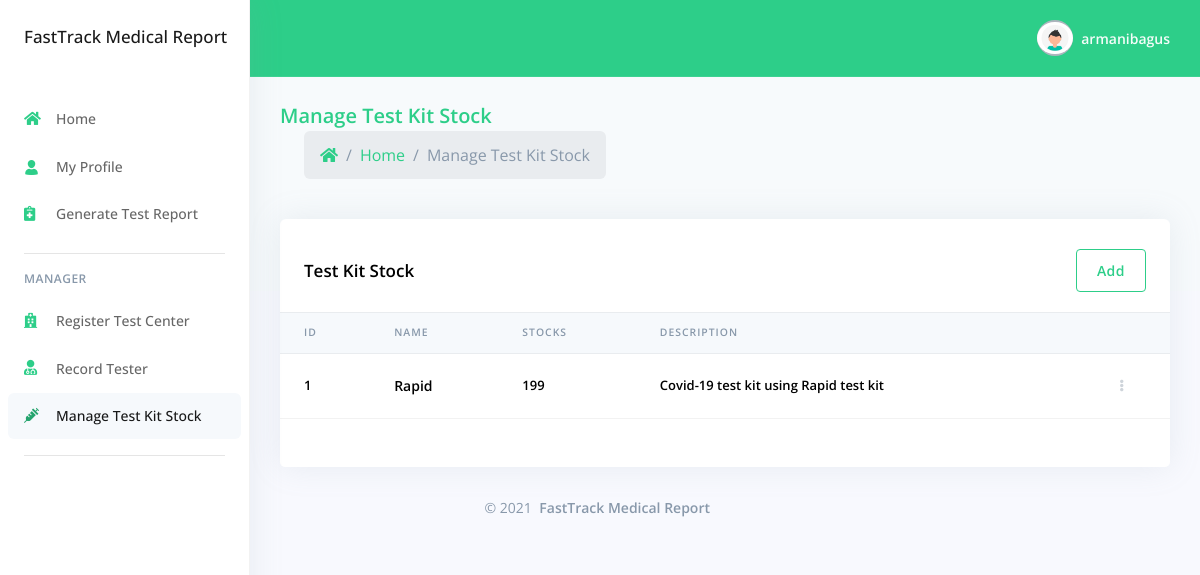
Page /views-manager/manage-test-kit-stock.php (signed in) on the committed database.
### tables this page shows
CREATE TABLE `test_kit` (
  `kit_id` int(11) NOT NULL,
  `center_id` int(11) NOT NULL,
  `name` varchar(30) NOT NULL,
  `stock` int(11) NOT NULL,
  `description` varchar(50) NOT NULL
);

### views-manager/manage-test-kit-stock.php (the view, shortened to what this page needs)
<!DOCTYPE html>
<html lang="en">
<head>
  <link rel="stylesheet" href="../assets/vendor/nucleo/css/nucleo.css" type="text/css">
  <link rel="stylesheet" href="../assets/vendor/@fortawesome/fontawesome-free/css/all.min.css" type="text/css">
  <link rel="stylesheet" href="../assets/css/style.css?v=1.2.0" type="text/css">
</head>
<body>
  <nav class="sidenav navbar navbar-vertical  fixed-left  navbar-expand-xs navbar-light bg-white" id="sidenav-main">
    <div class="scrollbar-inner">
      <div class="sidenav-header  align-items-center">
        <a class="navbar-brand" href="javascript:void(0)" style="text-align: left; font-size: 17px; font-weight: 500">
          FastTrack Medical Report
        </a>
      </div>
      <div class="navbar-inner">
        <div class="collapse navbar-collapse" id="sidenav-collapse-main">
          <ul class="navbar-nav">
            <li class="nav-item">
              <a class="nav-link" href="home.php">
                <i class="fas fa-home text-green"></i>
                <span class="nav-link-text">Home</span>
              </a>
            </li>
            <li class="nav-item">
              <a class="nav-link" href="profile.php">
                <i class="ni ni-single-02 text-green"></i>
                <span class="nav-link-text">My Profile</span>
              </a>
            </li>
            <li class="nav-item">
              <a class="nav-link" href="generate-test-report.php">
                <i class="fas fa-notes-medical text-green"></i>
                <span class="nav-link-text">Generate Test Report</span>
              </a>
            </li>
          </ul>
          <hr class="my-3">
          <h6 class="navbar-heading p-0 text-muted">
            <span class="docs-normal">Manager</span>
          </h6>
          <ul class="navbar-nav">
            <li class="nav-item">
              <a class="nav-link" href="register-test-center.php">
                <i class="fa fa-hospital text-green"></i>
                <span class="nav-link-text">Register Test Center</span>
              </a>
            </li>
            <li class="nav-item">
              <a class="nav-link" href="record-tester.php">
                <i class="fas fa-user-md text-green"></i>
                <span class="nav-link-text">Record Tester</span>
              </a>
            </li>
            <li class="nav-item">
              <a class="nav-link active" href="manage-test-kit-stock.php">
                <i class="fas fa-syringe text-primary"></i>
                <span class="nav-link-text">Manage Test Kit Stock</span>
              </a>
            </li>
          </ul>
          <hr class="my-3">
        </div>
      </div>
    </div>
  </nav>
  <div class="main-content" id="panel">
    <?php include '../views-layouts/top-nav.php'?>
    <div class="header bg-secondary pb-6">
      <div class="container-fluid">
        <div class="header-body">
          <div class="row align-items-center py-4">
            <div class="col-lg-6 col-7">
              <h6 class="h2 text-green d-inline-block mb-0">Manage Test Kit Stock</h6>
              <nav aria-label="breadcrumb" class="d-none d-md-inline-block ml-md-4">
                <ol class="breadcrumb breadcrumb-links breadcrumb-dark">
                  <li class="breadcrumb-item"><a href="home.php"><i class="fas fa-home text-success"></i></a></li>
                  <li class="breadcrumb-item"><a class="text-success" href="home.php">Home</a></li>
                  <li class="breadcrumb-item active" aria-current="page">Manage Test Kit Stock</li>
                </ol>
              </nav>
            </div>
          </div>
        </div>
      </div>
    </div>
    <div class="container-fluid mt--6">
      <div class="row">
        <div class="col">
          <div class="card">
            <div class="card-header border-0" style="margin-top: 10px">
              <div class="row align-items-center py--1">
                <div class="col-lg-6 col-7">
                  <h3 class="mb-0 text-darker">Test Kit Stock</h3>
                </div>
                  <?php
                  include '../action/connection.php';
                  $username = $_SESSION['username'];
                  $user_manager = mysqli_query($connect, "select * from center_officer where username='$username'");
                  $manager = mysqli_fetch_array($user_manager);
                  $center_id = $manager['center_id'];
                  if ($center_id > 0){
                  ?>
                <div class="col-lg-6 col-5 text-right">
                  <a href="test-kit-form.php">
                    <input type="button" class="btn btn-outline-success" value="Add">
                  </a>
                </div>
                  <?php
                  }?>
              </div>
            </div>
            <div class="table-responsive">
              <table class="table align-items-center table-flush">
                <thead class="thead-light">
                  <tr>
                    <th scope="col">ID</th>
                    <th scope="col">Name</th>
                    <th scope="col">Stocks</th>
                    <th scope="col">Description</th>
                    <th scope="col"></th>
                  </tr>
                </thead>
                <tbody style="font-weight: 600" class="text-darker border-darker">
                  <tr>
                  <?php
                  $data = mysqli_query($connect, "select * from test_kit where center_id='$center_id'");
                  while ($test_kit = mysqli_fetch_array($data)) {
                  ?>
                    <td>
                      <?php echo $test_kit['kit_id']?>
                    </td>
                    <td class="name mb-0 text-sm text-darker">
                      <?php echo $test_kit['name']?>
                    </td>
                    <td >
                      <?php echo $test_kit['stock']?>
                    </td>
                    <td>
                      <?php echo $test_kit['description']?>
                    </td>
                    <td class="text-right">
                      <div class="dropdown">
                        <a class="btn btn-sm btn-icon-only text-light" href="#" role="button" data-toggle="dropdown" aria-haspopup="true" aria-expanded="false">
                          <i class="fas fa-ellipsis-v"></i>
                        </a>
                      </div>
                    </td>
                  </tr>
                  <?php
                  }
                  ?>
                </tbody>
              </table>
            </div>
            <div class="card-footer py-4"></div>
          </div>
        </div>
      </div>
      <?php include '../views-layouts/footer.php'?>
    </div>
  </div>
</body>
</html>

### rows in the picture
test_kit: kit_id "1", name "Rapid", stock "199", description "Covid-19 test kit using Rapid test kit"

### other values in the picture
$_SESSION['username'] "armanibagus"
